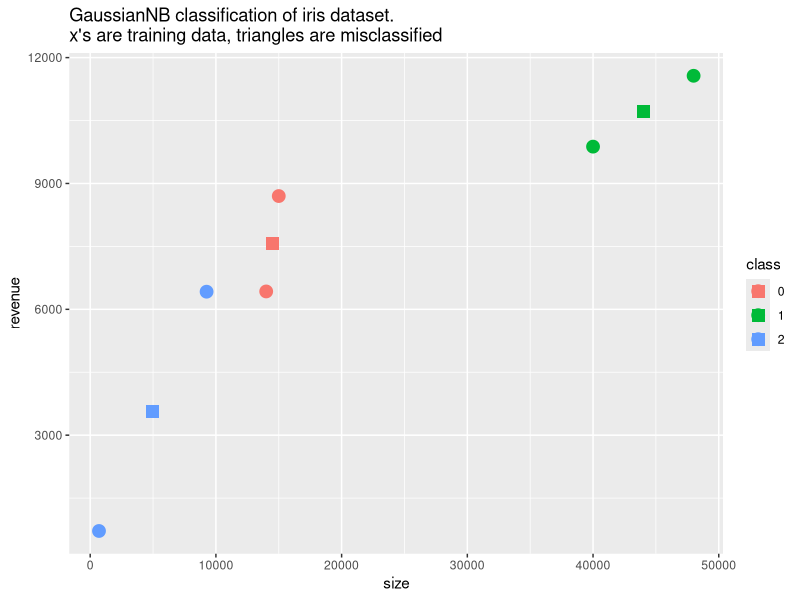

Write the R code that produced this figure. (Note: this script raises an error after producing the figure.)
#!/usr/bin/env Rscript
library(ggplot2)
x <- read.csv("in.tsv", header=FALSE, sep="\t")
names(x) <- c("size", "revenue", "class", "centroidsx", "centroidsy")

x$class <- factor(x$class)
x$classcentroids <- factor(x$centroidsx)
ggplot() +
    geom_point(data= x, aes(x=size, y=revenue, color=class), size=4) +
    geom_point(data= x, aes(x=centroidsx, y=centroidsy, color=class),shape=15, size=4) +
    ggtitle("GaussianNB classification of iris dataset.\nx's are training data, triangles are misclassified") +
    ggsave(file="plot1.png", width=10, height=7)
